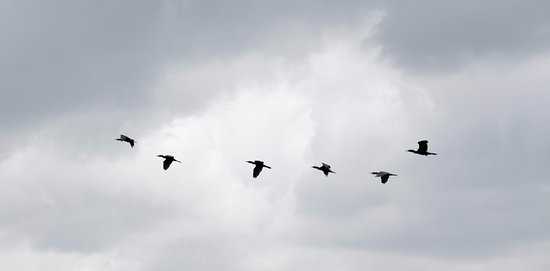
#> input picture kodlar/images/birds.jpg, 550 x 271 px
$ python contour_analysis.py   (older library calls are emulated)
#> lines starting #> are read from the running program, lines starting #| are printed output that depends on the picture; after the words box and inside, x2 and y2 are one past the last pixel; in counts of white or black regions, pixels touching at a corner belong together
import cv2
import numpy as np
import imutils


image = cv2.imread("../images/birds.jpg")
#> image is the input picture: shape (271, 550, 3); mean B, G, R 205.4, 198.6, 195.8
image = imutils.resize(image, width=800)  # resizing with imutils is much easier than OpenCV
#> image: shape (394, 800, 3)

cv2.imshow("image", image)

gray = cv2.cvtColor(image, cv2.COLOR_BGR2GRAY)
cv2.imshow("gray", gray)

ret, thresholded_image = cv2.threshold(gray, 150, 255, cv2.THRESH_BINARY)
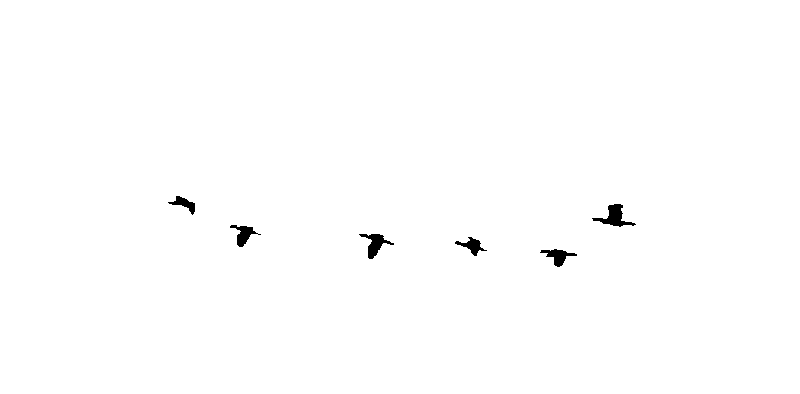
#> thresholded_image: shape (394, 800); 99.5% white; 6 black regions, box (x1, y1, x2, y2) and area: (592, 204, 636, 227) 392, (359, 234, 394, 259) 331, (540, 249, 577, 267) 277, (230, 225, 261, 247) 269, (455, 237, 487, 256) 225, (168, 196, 195, 215) 193
not_thresholded_image = cv2.bitwise_not(thresholded_image)
#> not_thresholded_image: shape (394, 800); 0.54% white; 6 white regions

cv2.namedWindow("thresholded", cv2.WINDOW_FREERATIO)
cv2.imshow("thresholded", thresholded_image)

cv2.namedWindow("not_thresholded_image", cv2.WINDOW_FREERATIO)
cv2.imshow("not_thresholded_image", not_thresholded_image)

cv2.waitKey()

_im, contours, hierarchy = cv2.findContours(not_thresholded_image, cv2.RETR_EXTERNAL, cv2.CHAIN_APPROX_SIMPLE)
#> contours = 6 contours; box (x1, y1, x2, y2) and area: (592, 204, 636, 227) 333, (359, 234, 394, 259) 280, (540, 249, 577, 267) 230, (230, 225, 261, 247) 224, (455, 237, 487, 256) 185, (168, 196, 195, 215) 158

print("There are {} contours".format(len(contours)))
#| There are 6 contours
for i, contour in enumerate(contours):
	print("{}, this contour has {} pixels\ncontour coordinates->{} \nArea of this contour is = {}".format(i, len(contour), contour, cv2.contourArea(contour)))
#> this loop made 6 passes
#> (printed output is left out)
	#if cv2.contourArea(contour) < 1000:

for i, contour in enumerate(contours):
	cv2.drawContours(image,[contour], 0, (255,0,255), 3)
	cv2.imshow("hebele",image)
	cv2.waitKey(0)
#> this loop made 6 passes
#> pass 1, `cv2.imshow("hebele",image)`:
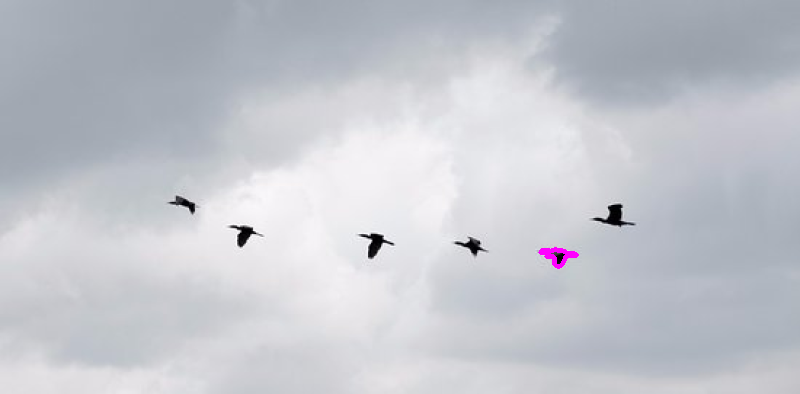
#> window 'hebele': shape (394, 800, 3); mean B, G, R 205.5, 198.4, 195.9
#> after the loop:
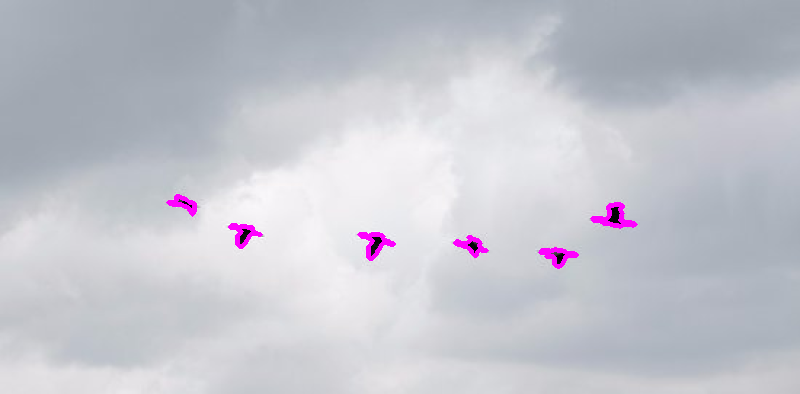
#> image: shape (394, 800, 3); mean B, G, R 206.3, 197.6, 196.7

"""
#above for loop is the same is below loop
for i in range(0, len(contours)):
	contour = contours[i]
	cv2.drawContours(image,[contour], 0, (255,0,255), 3)
	cv2.imshow("hebele",image)
	cv2.waitKey(0)
"""


cv2.waitKey()
cv2.destroyAllWindows()
